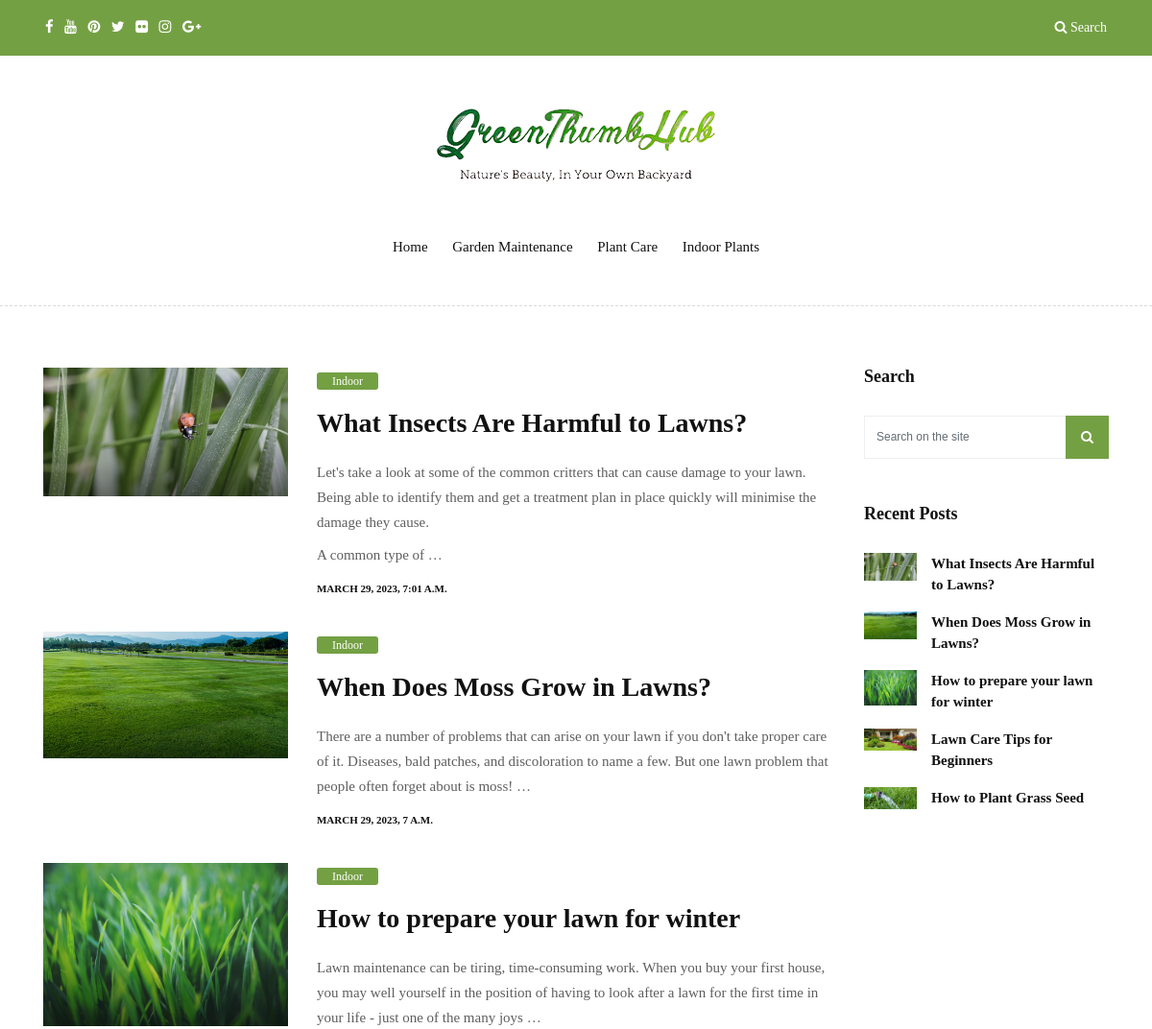
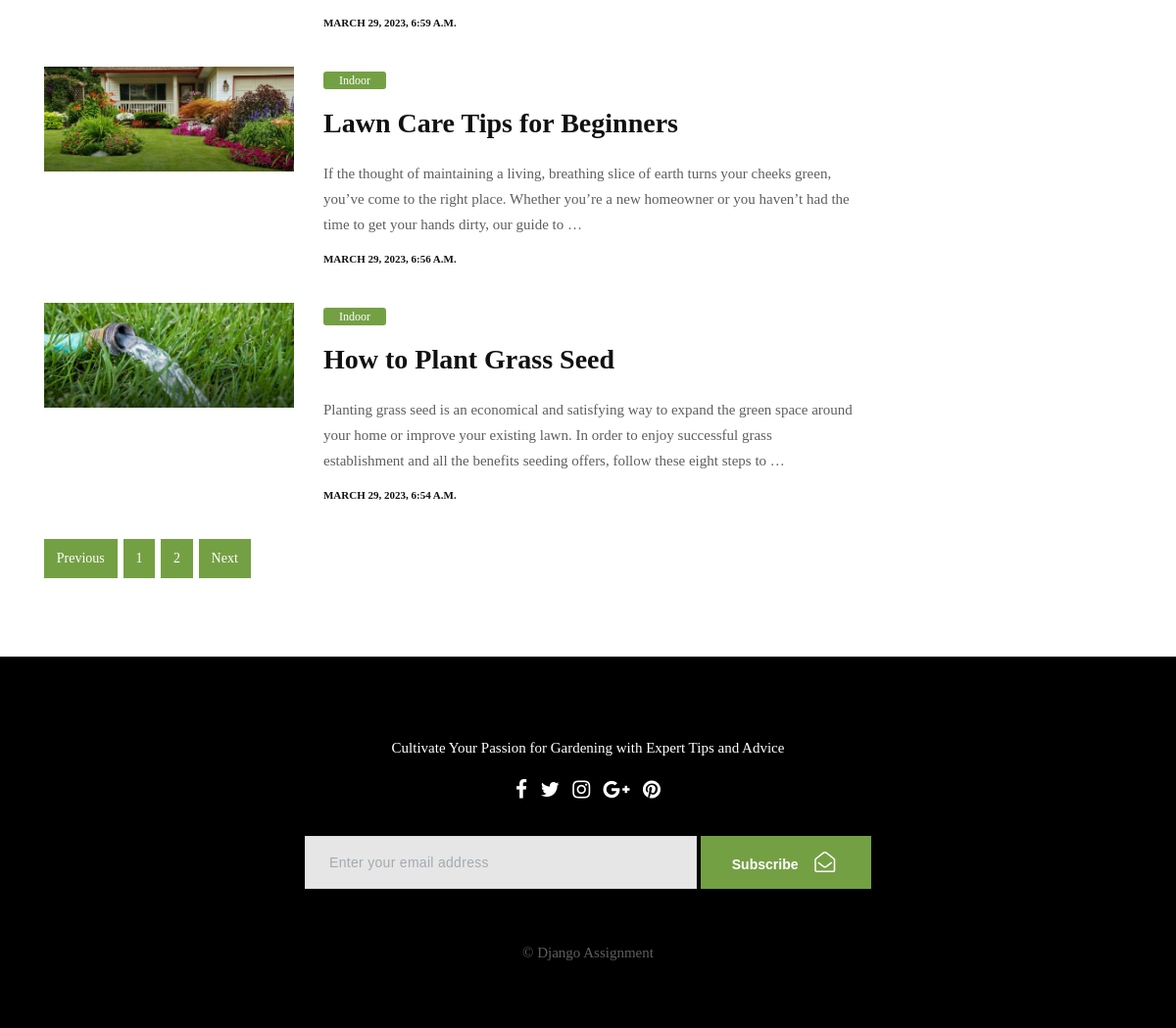
The page / on the database its author committed (2 pictures, top to bottom).
### blog/models.py (models this page shows, shortened)
class BlogPost(models.Model):
    STATUS = [
        ('draft', 'Draft'),
        ('published', 'Published')
    ]
    title = models.CharField(max_length=200)
    slug = models.SlugField(unique=True, blank=True, null=True)
    content = RichTextUploadingField(blank=False)
    featured_image = models.ImageField(upload_to='uploads/', blank=True, null=True)
    created = models.DateTimeField(auto_now_add=True)
    published = models.DateField(auto_now=True)
    category = models.ForeignKey(Category, on_delete=models.CASCADE)
    status = models.CharField(max_length=10, choices=STATUS, default='draft')
    meta_title = models.CharField(max_length=200, blank=True, null=True)
    meta_description = models.TextField(blank=True, null=True)

### blog/views.py (the view)
# urls.py: path('', views.HoemePage, name='home'),
def HoemePage(request):
    header = BlogPost.objects.all()
    queryset = BlogPost.objects.filter(status = 'published').order_by('-created')
    paginator = Paginator(queryset, 5)
    page_number = request.GET.get('page')
    posts = paginator.get_page(page_number)
    template_name = 'blogs/index.html'
    context = {'posts':posts, 'header':header}
    return render(request, template_name, context)

### template/blogs/index.html (shortened to what this page needs)
{% extends 'partial/base.html' %}
{% block content %}
{% load static %}
        <section class="section first-section">
            <div class="container-fluid">
            </div>
        </section>
        <section class="section wb">
            <div class="container">
                <div class="row">
                    <div class="col-lg-9 col-md-12 col-sm-12 col-xs-12">
                        <div class="page-wrapper">
                            <div class="blog-list clearfix">
                             {% for post in posts %}
                                <div class="blog-box row">
                                    <div class="col-md-4">
                                        <div class="post-media">
                                            <a href="{% url 'single' post.slug %}" title="">
                                                <img src="{{post.featured_image.url}}" alt="" class="img-fluid">
                                                <div class="hovereffect"></div>
                                            </a>
                                        </div>
                                    </div>
                                    <div class="blog-meta big-meta col-md-8">
                                        <span class="bg-aqua"><a href="garden-category.html" title="">Indoor</a></span>
                                        <h4><a href="{% url 'single' post.slug %}" title="">{{post.title}}</a></h4>
                                        <p>{{post.content | truncatewords:40 |safe}}</p>
                                        <small><a title="">{{post.created}}</a></small>
                                    </div>
                                </div>
                             {% endfor %}
                            </div>
                        </div>
                        <div class="row">
                            <div class="col-md-12">
                                <nav aria-label="Page navigation">
                                  <ul class="pagination justify-content-start">
                                    {% if posts.has_previous %}
                                        <li class="page-item"><a class="page-link" href="?page={{ posts.previous_page_number }}">Previous</a></li>
                                    {% else %}
                                        <li class="page-item disabled"><span class="page-link">Previous</span></li>
                                    {% endif %}
                                    {% for num in posts.paginator.page_range %}
                                        {% if num == posts.number %}
                                            <li class="page-item active" aria-current="page"><span class="page-link">{{ num }}</span></li>
                                        {% else %}
                                            <li class="page-item"><a class="page-link" href="?page={{ num }}">{{ num }}</a></li>
                                        {% endif %}
                                    {% endfor %}
                                    {% if posts.has_next %}
                                        <li class="page-item"><a class="page-link" href="?page={{ posts.next_page_number }}">Next</a></li>
                                    {% else %}
                                        <li class="page-item disabled"><span class="page-link">Next</span></li>
                                    {% endif %}
                                </ul>
                                </nav>
                            </div>
                        </div>
                    </div>
                    <div class="col-lg-3 col-md-12 col-sm-12 col-xs-12">
                        <div class="sidebar">
                            <div class="widget">
                                <h2 class="widget-title">Search</h2>
                                <form class="form-inline search-form">
                                    <div class="form-group">
                                        <input type="text" class="form-control" placeholder="Search on the site">
                                    </div>
                                    <button type="submit" class="btn btn-primary"><i class="fa fa-search"></i></button>
                                </form>
                            </div>
                            <div class="widget">
                                <h2 class="widget-title">Recent Posts</h2>
                                <div class="blog-list-widget">
                                    <div class="list-group">
                                        {% for post in posts %}
                                        <a href="{% url 'single' post.slug %}" class="list-group-item list-group-item-action flex-column align-items-start">
                                            <div class="w-100 justify-content-between">
                                                <img src="{{post.featured_image.url}}" alt="" class="img-fluid float-left">
                                                <h5 class="mb-1">{{post.title}}</h5>
                                            </div>
                                        </a>
                                        {% endfor %}
                                    </div>
                                </div>
                            </div>
                        </div>
                    </div>
                </div>
            </div>
        </section>
{% endblock content %}

### template/partial/base.html (shortened to what this page needs)
{% load static %}
<!DOCTYPE html>
<html lang="en">
    <link href="{% static 'css/bootstrap.css' %}" rel="stylesheet">
    <link href="{% static 'css/font-awesome.min.css' %}" rel="stylesheet">
    <link href="{% static 'style.css' %}" rel="stylesheet">
    <link href="{% static 'css/responsive.css' %}" rel="stylesheet">
    <link href="{% static 'css/colors.css' %}" rel="stylesheet">
    <link href="{% static 'css/version/garden.css' %}" rel="stylesheet">
</head>
<body>
    <div id="wrapper">
        <div class="topbar-section">
            <div class="container-fluid">
                <div class="row">
                    <div class="col-lg-4 col-md-6 col-sm-6 hidden-xs-down">
                        <div class="topsocial">
                            <a href="#" data-toggle="tooltip" data-placement="bottom" title="Facebook"><i class="fa fa-facebook"></i></a>
                            <a href="#" data-toggle="tooltip" data-placement="bottom" title="Youtube"><i class="fa fa-youtube"></i></a>
                            <a href="#" data-toggle="tooltip" data-placement="bottom" title="Pinterest"><i class="fa fa-pinterest"></i></a>
                            <a href="#" data-toggle="tooltip" data-placement="bottom" title="Twitter"><i class="fa fa-twitter"></i></a>
                            <a href="#" data-toggle="tooltip" data-placement="bottom" title="Flickr"><i class="fa fa-flickr"></i></a>
                            <a href="#" data-toggle="tooltip" data-placement="bottom" title="Instagram"><i class="fa fa-instagram"></i></a>
                            <a href="#" data-toggle="tooltip" data-placement="bottom" title="Google+"><i class="fa fa-google-plus"></i></a>
                        </div>
                    </div>
                    <div class="col-lg-4 hidden-md-down">
                    </div>
                    <div class="col-lg-4 col-md-6 col-sm-6 col-xs-12">
                        <div class="topsearch text-right">
                            <a data-toggle="collapse" href="#collapseExample" aria-expanded="false" aria-controls="collapseExample"><i class="fa fa-search"></i> Search</a>
                        </div>
                    </div>
                </div>
            </div>
        </div>
        <div class="header-section">
            <div class="container">
                <div class="row">
                    <div class="col-md-12">
                        <div class="logo">
                            <a href="{% url 'home' %}"><img src="media\upload/logo.png" alt=""></a>
                        </div>
                    </div>
                </div>
            </div>
        </div>
        <header class="header">
            <div class="container">
                <nav class="navbar navbar-inverse navbar-toggleable-md">
                    <div class="collapse navbar-collapse justify-content-md-center" id="Forest Timemenu">
                        <ul class="navbar-nav">
                            <li class="nav-item">
                                <a class="nav-link color-green-hover" href="{% url 'home' %}">Home</a>
                            </li>
                            <li class="nav-item">
                                <a class="nav-link color-green-hover" href="{% url 'categorys' %}">Garden Maintenance</a>
                            </li>
                            <li class="nav-item">
                                <a class="nav-link color-green-hover" href="{% url 'categorys' %}">Plant Care</a>
                            </li>
                            <li class="nav-item">
                                <a class="nav-link color-green-hover" href="{% url 'categorys' %}">Indoor Plants</a>
                            </li>
                        </ul>
                    </div>
                </nav>
            </div>
        </header>
{% block content %}
{% endblock content %}
<footer class="footer">
    <div class="container">
        <div class="row">
            <div class="col-lg-8 offset-lg-2">
                <div class="widget">
                    <div class="footer-text text-center">
                        <p>Cultivate Your Passion for Gardening with Expert Tips and Advice</p>
                        <div class="social">
                            <a href="#" data-toggle="tooltip" data-placement="bottom" title="Facebook"><i class="fa fa-facebook"></i></a>
                            <a href="#" data-toggle="tooltip" data-placement="bottom" title="Twitter"><i class="fa fa-twitter"></i></a>
                            <a href="#" data-toggle="tooltip" data-placement="bottom" title="Instagram"><i class="fa fa-instagram"></i></a>
                            <a href="#" data-toggle="tooltip" data-placement="bottom" title="Google Plus"><i class="fa fa-google-plus"></i></a>
                            <a href="#" data-toggle="tooltip" data-placement="bottom" title="Pinterest"><i class="fa fa-pinterest"></i></a>
                        </div>
                        <div class="newsletter-widget text-center">
                            <form class="form-inline">
                                <input type="text" class="form-control" placeholder="Enter your email address">
                                <button type="submit" class="btn btn-primary">Subscribe <i class="fa fa-envelope-open-o"></i></button>
                            </form>
                        </div>
                    </div>
                </div>
            </div>
        </div>
        <div class="row">
            <div class="col-md-12 text-center">
                <br>
                <br>
                <div class="copyright">&copy; Django Assignment</div>
            </div>
        </div>
    </div>
</footer>
</div>
</body>
</html>

### static/css/colors.css (style rules this page uses)
.dmtop, .search-form .btn:hover, .search-form .btn:focus, .search-form .btn { color: #ffffff !important; background-color: #3197d6 !important; }
.topsocial .fa.fa-facebook { color: #4b6ea9; }
.topsocial .fa.fa-google-plus { color: #e86142; }
.topsocial .fa.fa-twitter { color: #1ab2f5; }
.fa-bolt, .topsocial .fa.fa-pinterest { color: #d73533; }
.topsocial .fa.fa-youtube { color: #d44638; }
.topsocial .fa.fa-instagram { color: #405de6; }
.topsocial .fa.fa-flickr { color: #ff0084; }

### static/css/version/garden.css (style rules this page uses)
h1, h2, h3, h4, h5, body, p, .topbar-section, .navbar-inverse .navbar-nav .nav-link, .header .dropdown-menu, .navbar-nav .nav-link { font-family: 'Droid Sans', serif; }
.topbar-section { border:0; }
.blog-list .blog-meta.big-meta h4 { margin-left: 0; margin-top: 0; padding: 1rem 0; }
.footer { background-image: none; }
.blog-list-widget .mb-1 { font-weight: bold; }
.newsletter-widget .form-inline .form-control { height: 54px; }
.navbar-inverse .navbar-nav .nav-link, .navbar-nav .nav-link { font-weight: 400; }
.blog-meta span { background-color: #111111; border-radius: 3px; font-size: 12px; padding: 0.1rem 1rem; }
.header .dropdown-item:hover, .header .dropdown-item:focus, .blog-meta span, .blog-meta span a, .footer p, .footer a, .page-link, .page-link:hover, .topbar-section a:hover, .topbar-section a:focus, .topbar-section a, .topbar-section i { color:#ffffff !important; }
.footer { background-color: #000000 !important; }
.small-title, .page-title .bg-green, .masonry-box:hover .blog-meta span.bg-green, .color-green a, .navbar-toggler, .masonry-box:hover .blog-meta span.bg-aqua, .blog-meta span.bg-aqua, .search-form .btn:hover, .search-form .btn:focus, .search-form .btn, .btn, .btn:hover, .dropdown-item:hover, .dropdown-item:focus, .btn:focus, .dmtop, .page-link, .topbar-section { color:#ffffff !important; background-color: #74a044 !important; border-color: #74a044 !important; }

### rows shown on the page
BlogPost: featured_image (picture), title "What Insects Are Harmful to Lawns?", content "Let's take a look at some of the common critters that can cause damage to your lawn. Being able to identify them and get a treatment plan in place quickly will minimise the damage they cause. A common type of …", created "MARCH 29, 2023, 7:01 A.M."
BlogPost: featured_image (picture), title "When Does Moss Grow in Lawns?", content "There are a number of problems that can arise on your lawn if you don't take proper care of it. Diseases, bald patches, and discoloration to name a few. But one lawn problem that people often forget about is moss! …", created "MARCH 29, 2023, 7 A.M."
BlogPost: featured_image (picture), title "How to prepare your lawn for winter", content "Lawn maintenance can be tiring, time-consuming work. When you buy your first house, you may well yourself in the position of having to look after a lawn for the first time in your life - just one of the many joys …", created "MARCH 29, 2023, 6:59 A.M."
BlogPost: featured_image (picture), title "Lawn Care Tips for Beginners", content "If the thought of maintaining a living, breathing slice of earth turns your cheeks green, you’ve come to the right place. Whether you’re a new homeowner or you haven’t had the time to get your hands dirty, our guide to …", created "MARCH 29, 2023, 6:56 A.M."
BlogPost: featured_image (picture), title "How to Plant Grass Seed", content "Planting grass seed is an economical and satisfying way to expand the green space around your home or improve your existing lawn. In order to enjoy successful grass establishment and all the benefits seeding offers, follow these eight steps to …", created "MARCH 29, 2023, 6:54 A.M."

### other values the page prints
{{ num }} "1"
{{ num }} "2"
